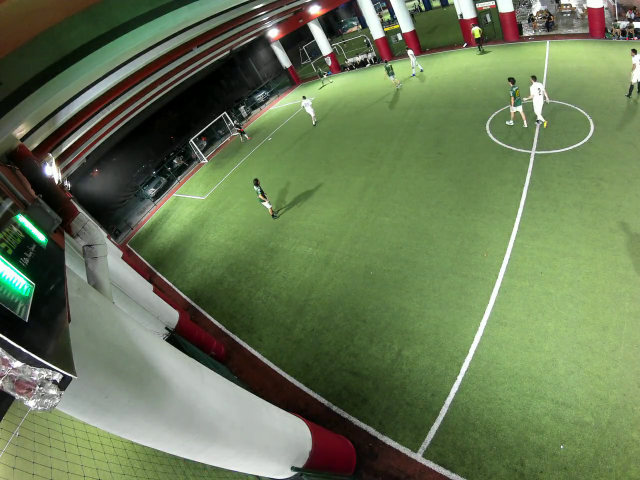
#> input picture football_video_stitching/sample/frame_0.png, 1280 x 960 px (shown at 1/2 size)
$ python stitch.py --first sample/frame_0.png --second sample/frame_1.png
#> lines starting #> are read from the running program, lines starting #| are printed output that depends on the picture; after the words box and inside, x2 and y2 are one past the last pixel; in counts of white or black regions, pixels touching at a corner belong together
### football_video_stitching/pyimagesearch/panorama.py
# import the necessary packages
import numpy as np
import imutils
import cv2

class Stitcher:
	def __init__(self):
		# determine if we are using OpenCV v3.X
		self.isv3 = imutils.is_cv3(or_better=True)

	def stitch(self, images, ratio=0.75, reprojThresh=4.0,
		showMatches=False):
		# unpack the images, then detect keypoints and extract
		# local invariant descriptors from them
		(imageB, imageA) = images
		(kpsA, featuresA) = self.detectAndDescribe(imageA)
		(kpsB, featuresB) = self.detectAndDescribe(imageB)

		# match features between the two images
		M = self.matchKeypoints(kpsA, kpsB,
			featuresA, featuresB, ratio, reprojThresh)

		# if the match is None, then there aren't enough matched
		# keypoints to create a panorama
		if M is None:
			return None

		# otherwise, apply a perspective warp to stitch the images
		# together
		(matches, H, status) = M
		result = cv2.warpPerspective(imageA, H,
			(imageA.shape[1] + imageB.shape[1], imageA.shape[0]))
		result[0:imageB.shape[0], 0:imageB.shape[1]] = imageB

		# check to see if the keypoint matches should be visualized
		if showMatches:
			vis = self.drawMatches(imageA, imageB, kpsA, kpsB, matches,
				status)

			# return a tuple of the stitched image and the
			# visualization
			return (result, vis)

		# return the stitched image
		return result

	def detectAndDescribe(self, image):
		# convert the image to grayscale
		gray = cv2.cvtColor(image, cv2.COLOR_BGR2GRAY)

		# check to see if we are using OpenCV 3.X
		if self.isv3:
			# detect and extract features from the image
			descriptor = cv2.xfeatures2d.SIFT_create()
			(kps, features) = descriptor.detectAndCompute(image, None)

		# otherwise, we are using OpenCV 2.4.X
		else:
			# detect keypoints in the image
			detector = cv2.FeatureDetector_create("SIFT")
			kps = detector.detect(gray)

			# extract features from the image
			extractor = cv2.DescriptorExtractor_create("SIFT")
			(kps, features) = extractor.compute(gray, kps)

		# convert the keypoints from KeyPoint objects to NumPy
		# arrays
		kps = np.float32([kp.pt for kp in kps])

		# return a tuple of keypoints and features
		return (kps, features)

	def matchKeypoints(self, kpsA, kpsB, featuresA, featuresB,
		ratio, reprojThresh):
		# compute the raw matches and initialize the list of actual
		# matches
		matcher = cv2.DescriptorMatcher_create("BruteForce")
		rawMatches = matcher.knnMatch(featuresA, featuresB, 2)
		matches = []

		# loop over the raw matches
		for m in rawMatches:
			# ensure the distance is within a certain ratio of each
			# other (i.e. Lowe's ratio test)
			if len(m) == 2 and m[0].distance < m[1].distance * ratio:
				matches.append((m[0].trainIdx, m[0].queryIdx))

		# computing a homography requires at least 4 matches
		if len(matches) > 4:
			# construct the two sets of points
			ptsA = np.float32([kpsA[i] for (_, i) in matches])
			ptsB = np.float32([kpsB[i] for (i, _) in matches])

			# compute the homography between the two sets of points
			(H, status) = cv2.findHomography(ptsA, ptsB, cv2.RANSAC,
				reprojThresh)

			# return the matches along with the homograpy matrix
			# and status of each matched point
			return (matches, H, status)

		# otherwise, no homograpy could be computed
		return None

	def drawMatches(self, imageA, imageB, kpsA, kpsB, matches, status):
		# initialize the output visualization image
		(hA, wA) = imageA.shape[:2]
		(hB, wB) = imageB.shape[:2]
		vis = np.zeros((max(hA, hB), wA + wB, 3), dtype="uint8")
		vis[0:hA, 0:wA] = imageA
		vis[0:hB, wA:] = imageB
		match_ctr = 0

		# loop over the matches
		for ((trainIdx, queryIdx), s) in zip(matches, status):
			# only process the match if the keypoint was successfully
			# matched
			if s == 1:
				# draw the match
				ptA = (int(kpsA[queryIdx][0]), int(kpsA[queryIdx][1]))
				ptB = (int(kpsB[trainIdx][0]) + wA, int(kpsB[trainIdx][1]))
				cv2.line(vis, ptA, ptB, (0, 255, 0), 1)
				match_ctr += 1

		cv2.putText(vis, "Num matches = "+str(match_ctr), (10,25), cv2.FONT_HERSHEY_COMPLEX, 1, (255, 255, 0))
		print("Num matches = "+str(match_ctr))
		# return the visualization
		return vis

### football_video_stitching/stitch.py
# USAGE
# python stitch.py --first images/bryce_left_01.png --second images/bryce_right_01.png
#--first sample/frame_0.png --second sample/frame_1.png
#--first sample/frame_0_trans.png --second sample/frame_1_trans.png

# import the necessary packages
from pyimagesearch.panorama import Stitcher
import argparse
import imutils
import cv2
import os

# construct the argument parse and parse the arguments
ap = argparse.ArgumentParser()
ap.add_argument("-f", "--first", required=True,
	help="path to the first image")
ap.add_argument("-s", "--second", required=True,
	help="path to the second image")
args = vars(ap.parse_args())

# load the two images and resize them to have a width of 400 pixels
# (for faster processing)
imageA = cv2.imread(args["first"])
#> imageA is the input picture: shape (960, 1280, 3); mean B, G, R 83.9, 119.7, 103.6
imageB = cv2.imread(args["second"])
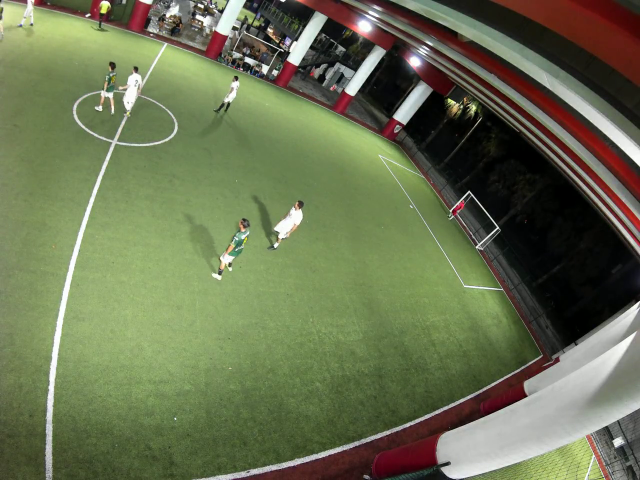
#> input picture football_video_stitching/sample/frame_1.png, 1280 x 960 px (shown at 1/2 size)
#> imageB is the input picture: shape (960, 1280, 3); mean B, G, R 81.2, 113.9, 105.9
# [6 lines of commented-out code are left out]
stitcher = Stitcher()
(result, vis) = stitcher.stitch([imageA, imageB], showMatches=True,ratio=0.75, reprojThresh=4.0)
#> in detectAndDescribe, `gray = cv2.cvtColor(image, cv2.COLOR_BGR2GRAY)`:
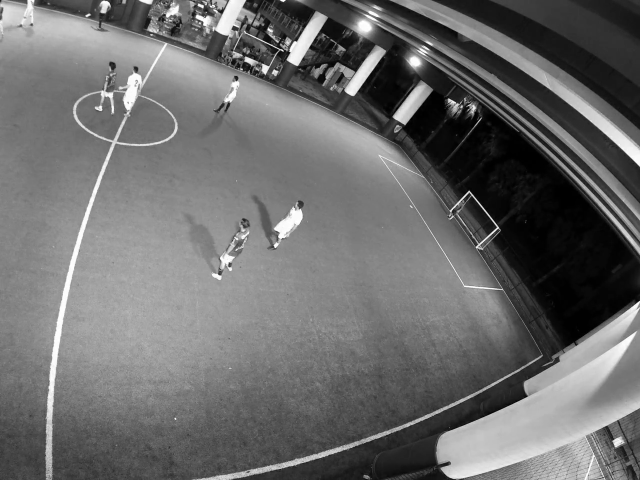
#> gray: shape (960, 1280) (shown at 1/2 size); min 0, max 255, mean 107.8
#> in detectAndDescribe, `kps = detector.detect(gray)`: kps = 2657 keypoints; strongest (x, y, size): (566, 102, 2.1), (829, 124, 18.3), (808, 226, 25.4), (530, 138, 10.3)
#> in detectAndDescribe, `kps = np.float32([kp.pt for kp in kps])`: kps = 2657 pairs, first value 2.98 to 1276.9, second value 2.43 to 957
#> in stitch, `(kpsA, featuresA) = self.detectAndDescribe(imageA)`: kpsA has the same summary as kps in detectAndDescribe
#> in detectAndDescribe (call 2), `gray = cv2.cvtColor(image, cv2.COLOR_BGR2GRAY)`:
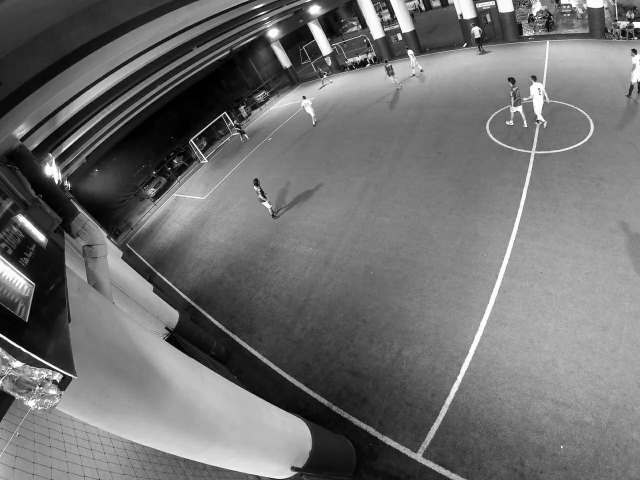
#> gray: shape (960, 1280) (shown at 1/2 size); min 0, max 255, mean 110.8
#> in detectAndDescribe (call 2), `kps = detector.detect(gray)`: kps = 2654 keypoints; strongest (x, y, size): (193, 340, 1.9), (339, 337, 2), (103, 341, 24.2), (931, 89, 2.9)
#> in detectAndDescribe (call 2), `kps = np.float32([kp.pt for kp in kps])`: kps = 2654 pairs, first value 2.35 to 1276.5, second value 2.33 to 956.5
#> in stitch, `(kpsB, featuresB) = self.detectAndDescribe(imageB)`: kpsB has the same summary as kps in detectAndDescribe
#> in matchKeypoints, `rawMatches = matcher.knnMatch(featuresA, featuresB, 2)`: rawMatches = 2657 matches
#> after the loop in matchKeypoints, `for m in rawMatches:`: matches = 219 pairs, first value 46 to 2637, second value 12 to 2632
#> in matchKeypoints, `ptsA = np.float32([kpsA[i] for (_, i) in matches])`: ptsA = 219 pairs, first value 44.29 to 1268, second value 6.47 to 951.2
#> in matchKeypoints, `ptsB = np.float32([kpsB[i] for (i, _) in matches])`: ptsB = 219 pairs, first value 11.42 to 1268.1, second value 7.94 to 935.6
#> in matchKeypoints, `(H, status) = cv2.findHomography(ptsA, ptsB, cv2.RANSAC, reprojThresh)`: H = [[0.432, 0.372, 786.1], [-0.38, 0.864, 124.2], [-0.000346, -7.44e-05, 1]]; status = 219 values, max 1 at index 20, min 0 at index 0, mean 0.507
#> in stitch, `result = cv2.warpPerspective(imageA, H, (imageA.shape[1] + imageB.shap..`:
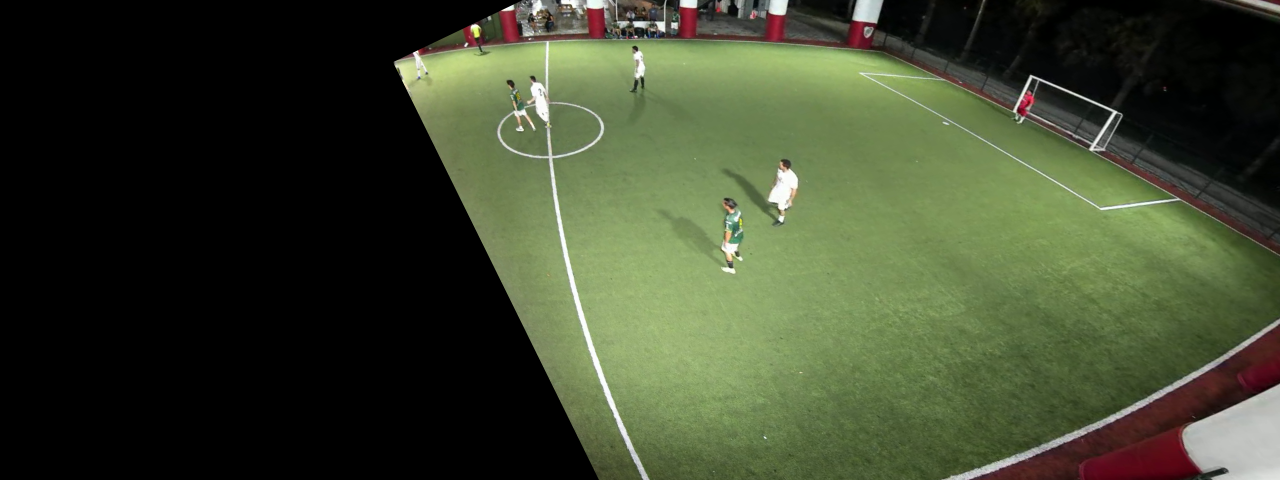
#> result: shape (960, 2560, 3) (shown at 1/2 size); mean B, G, R 46.5, 70, 62
#> the loop in drawMatches, `for ((trainIdx, queryIdx), s) in zip(matches, status):` made 219 passes
#> (trainIdx, queryIdx, s, ptA, ptB) on passes 21, 22, 30, 36, 38, 53, 54, 55, 57, 58, 59, 60: (1950, 195, [1], (165, 27), (2199, 91)), (1965, 218, [1], (176, 29), (2210, 88)), (2039, 297, [1], (208, 65), (2254, 108)), (2019, 327, [1], (218, 23), (2245, 67)), (2010, 330, [1], (219, 11), (2240, 58)), (2271, 417, [1], (266, 142), (2345, 163)), (2322, 420, [1], (270, 171), (2359, 188)), (2323, 421, [1], (270, 171), (2359, 188)), (2184, 453, [1], (294, 43), (2319, 56)), (2208, 456, [1], (296, 54), (2326, 66)), (2136, 457, [1], (297, 13), (2304, 28)), (2223, 465, [1], (300, 58), (2331, 67))
#> (ptA, ptB) on passes 61 to 66: ((302, 42), (2325, 52)), ((307, 55), (2337, 61)), ((310, 63), (2343, 68)), ((310, 30), (2327, 37)), ((311, 61), (2343, 66)), ((315, 60), (2346, 63))
#> after the loop in drawMatches, `for ((trainIdx, queryIdx), s) in zip(matches, status):`:
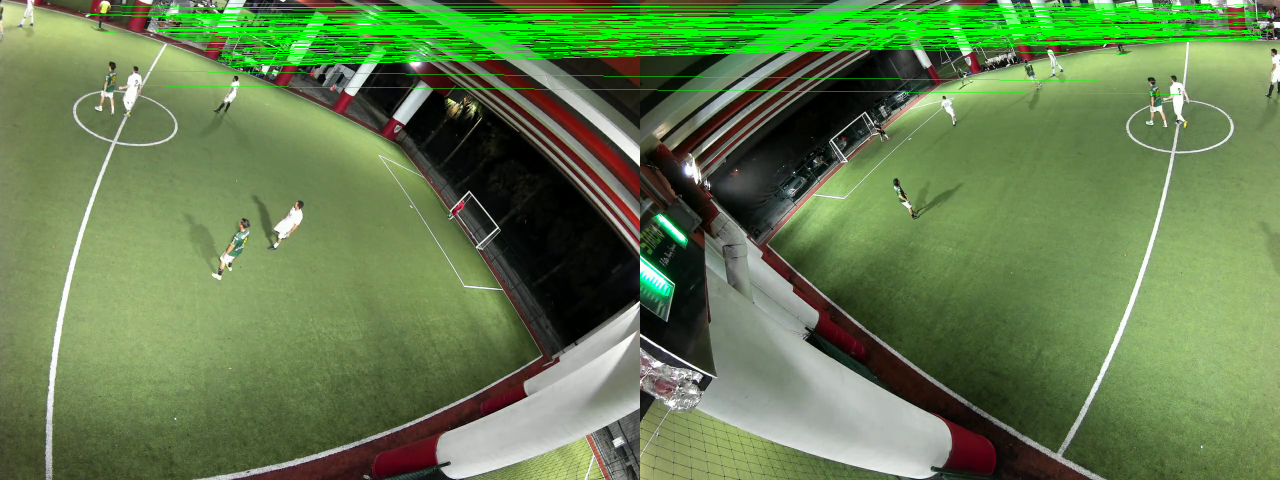
#> vis: shape (960, 2560, 3) (shown at 1/2 size); mean B, G, R 78.7, 126.5, 99.7
#> after the loop in drawMatches, `for ((trainIdx, queryIdx), s) in zip(matches, status):`: match_ctr = 111
#> in drawMatches, `cv2.putText(vis, "Num matches = "+str(match_ctr), (10,25), cv2.FONT_HE..`:
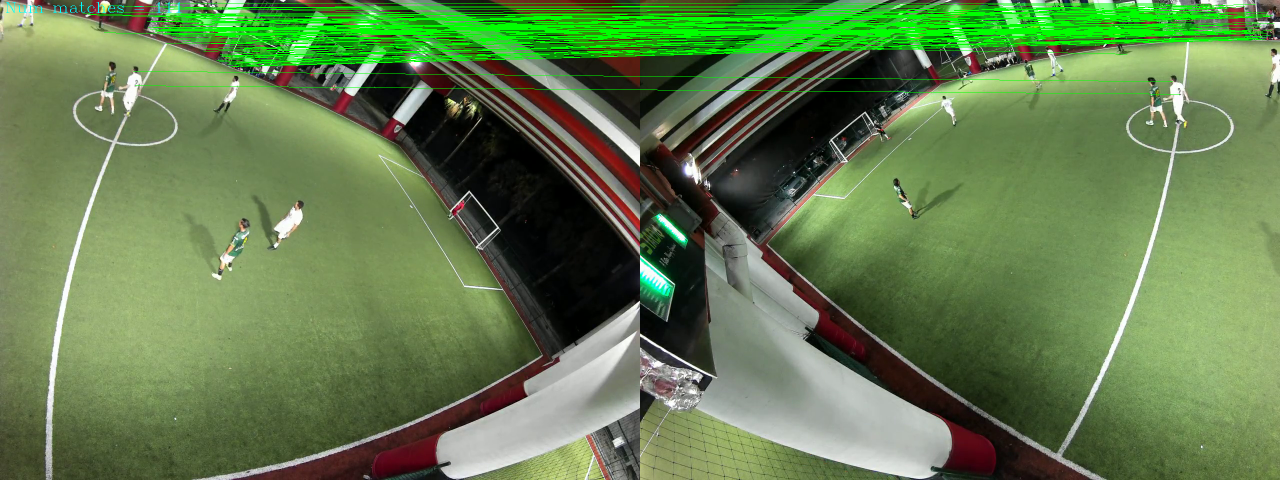
#> vis: shape (960, 2560, 3) (shown at 1/2 size); 0.04% of pixels changed, all inside (x1, y1, x2, y2) = (12, 4, 363, 26)
#| Num matches = 111

# show the images
cv2.imshow("Image A", imutils.resize(imageA, width=800))
cv2.imshow("Image B", imutils.resize(imageB, width=800))
cv2.imshow("Keypoint Matches", imutils.resize(vis, width=1280))
cv2.imshow("Result", imutils.resize(result, width=1280))
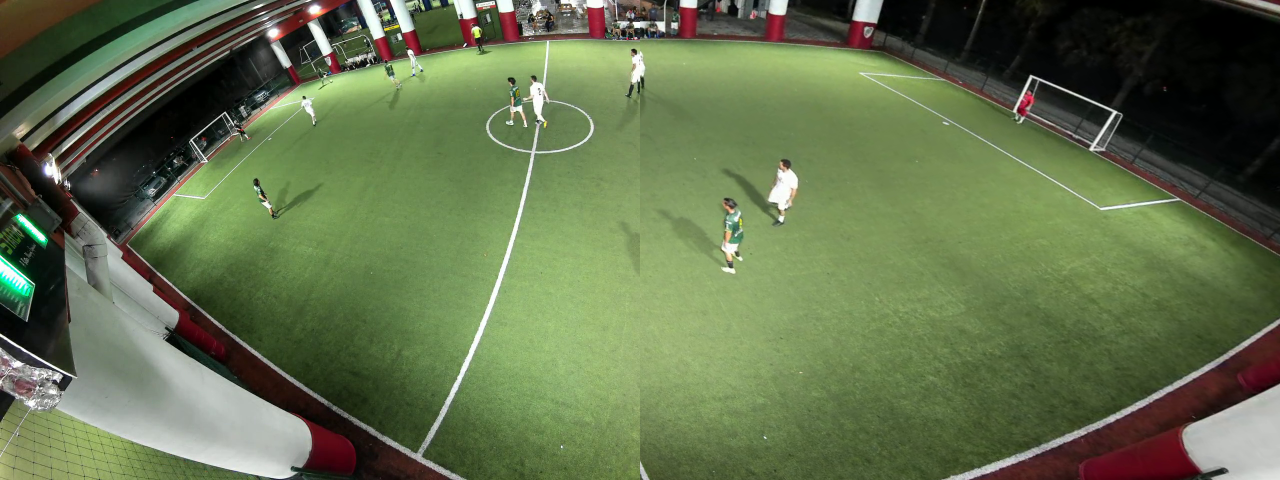
#> window 'Result': shape (480, 1280, 3); mean B, G, R 76.9, 113.1, 98.7
cv2.waitKey(0)
cv2.destroyAllWindows()

outdir = os.path.split(args["first"])[0]
filename = os.path.split(args["first"])[-1]
cv2.imwrite(os.path.sep.join([outdir, "stitched.png"]),result)
